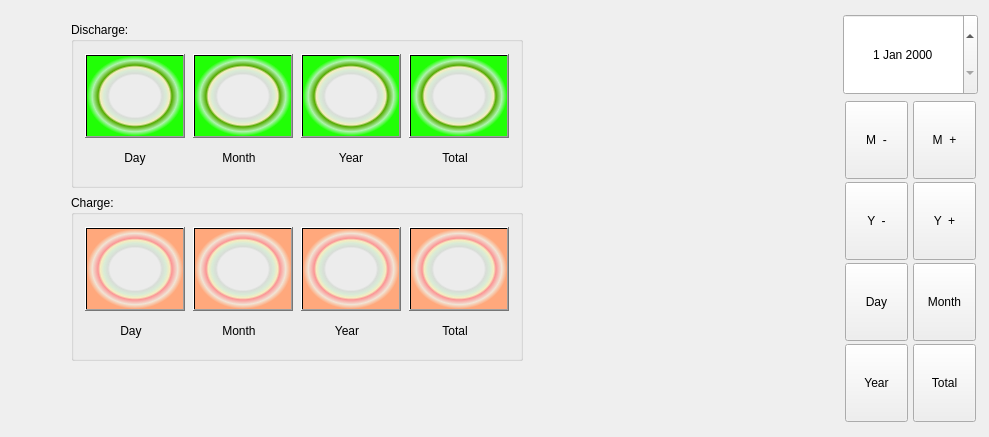
         <widget class="QWidget" name="DataReport_page">
          <attribute name="title">
           <string>Data report</string>
          </attribute>
          <layout class="QGridLayout" name="gridLayout_11">
           <item row="0" column="0">
            <layout class="QHBoxLayout" name="horizontalLayout_23" stretch="10,1">
             <property name="spacing">
              <number>3</number>
             </property>
             <item>
              <widget class="QStackedWidget" name="Report_tab">
               <property name="minimumSize">
                <size>
                 <width>829</width>
                 <height>415</height>
                </size>
               </property>
               <property name="maximumSize">
                <size>
                 <width>829</width>
                 <height>415</height>
                </size>
               </property>
               <property name="currentIndex">
                <number>3</number>
               </property>
               <widget class="QWidget" name="Report_tabPage_D"/>
               <widget class="QWidget" name="Report_tabPage_M"/>
               <widget class="QWidget" name="Report_tabPage_Y"/>
               <widget class="QWidget" name="Report_tabPage_T">
                <widget class="QWidget" name="verticalLayoutWidget_5">
                 <property name="geometry">
                  <rect>
                   <x>60</x>
                   <y>10</y>
                   <width>454</width>
                   <height>343</height>
                  </rect>
                 </property>
                 <layout class="QVBoxLayout" name="verticalLayout_2">
                  <item>
                   <widget class="QGroupBox" name="groupBox_4">
                    <property name="minimumSize">
                     <size>
                      <width>452</width>
                      <height>166</height>
                     </size>
                    </property>
                    <property name="maximumSize">
                     <size>
                      <width>452</width>
                      <height>166</height>
                     </size>
                    </property>
                    <property name="title">
                     <string>Discharge:</string>
                    </property>
                    <layout class="QGridLayout" name="gridLayout_9">
                     <item row="0" column="0">
                      <layout class="QVBoxLayout" name="verticalLayout_31" stretch="3,1">
                       <item>
                        <widget class="QPushButton" name="Dis_D">
                         <property name="minimumSize">
                          <size>
                           <width>100</width>
                           <height>84</height>
                          </size>
                         </property>
                         <property name="maximumSize">
                          <size>
                           <width>100</width>
                           <height>84</height>
                          </size>
                         </property>
                         <property name="styleSheet">
                          <string notr="true">background-color: qradialgradient(spread:pad, cx:0.5, cy:0.5, radius:0.5, fx:0.5, fy:0.5, stop:0 rgba(0, 0, 0, 0), stop:0.52 rgba(0, 0, 0, 0), stop:0.565 rgba(82, 121, 76, 33), stop:0.65 rgba(159, 235, 148, 64), stop:0.721925 rgba(255, 238, 150, 129), stop:0.77 rgba(85, 170, 0, 255), stop:0.89 rgba(79, 255, 76, 100), stop:1 rgba(33, 255, 6, 255));</string>
                         </property>
                         <property name="text">
                          <string/>
                         </property>
                        </widget>
                       </item>
                       <item>
                        <widget class="QLabel" name="label_200">
                         <property name="minimumSize">
                          <size>
                           <width>92</width>
                           <height>28</height>
                          </size>
                         </property>
                         <property name="maximumSize">
                          <size>
                           <width>100</width>
                           <height>28</height>
                          </size>
                         </property>
                         <property name="layoutDirection">
                          <enum>Qt::LeftToRight</enum>
                         </property>
                         <property name="frameShape">
                          <enum>QFrame::NoFrame</enum>
                         </property>
                         <property name="text">
                          <string>Day</string>
                         </property>
                         <property name="textFormat">
                          <enum>Qt::AutoText</enum>
                         </property>
                         <property name="alignment">
                          <set>Qt::AlignCenter</set>
                         </property>
                        </widget>
                       </item>
                      </layout>
                     </item>
                     <item row="0" column="1">
                      <layout class="QVBoxLayout" name="verticalLayout_30" stretch="3,1">
                       <item>
                        <widget class="QPushButton" name="Dis_M">
                         <property name="minimumSize">
                          <size>
                           <width>100</width>
                           <height>84</height>
                          </size>
                         </property>
                         <property name="maximumSize">
                          <size>
                           <width>100</width>
                           <height>84</height>
                          </size>
                         </property>
                         <property name="styleSheet">
                          <string notr="true">background-color: qradialgradient(spread:pad, cx:0.5, cy:0.5, radius:0.5, fx:0.5, fy:0.5, stop:0 rgba(0, 0, 0, 0), stop:0.52 rgba(0, 0, 0, 0), stop:0.565 rgba(82, 121, 76, 33), stop:0.65 rgba(159, 235, 148, 64), stop:0.721925 rgba(255, 238, 150, 129), stop:0.77 rgba(85, 170, 0, 255), stop:0.89 rgba(79, 255, 76, 100), stop:1 rgba(33, 255, 6, 255));</string>
                         </property>
                         <property name="text">
                          <string/>
                         </property>
                        </widget>
                       </item>
                       <item>
                        <widget class="QLabel" name="label_3">
                         <property name="minimumSize">
                          <size>
                           <width>92</width>
                           <height>28</height>
                          </size>
                         </property>
                         <property name="maximumSize">
                          <size>
                           <width>92</width>
                           <height>28</height>
                          </size>
                         </property>
                         <property name="text">
                          <string>Month</string>
                         </property>
                         <property name="alignment">
                          <set>Qt::AlignCenter</set>
                         </property>
                        </widget>
                       </item>
                      </layout>
                     </item>
                     <item row="0" column="2">
                      <layout class="QVBoxLayout" name="verticalLayout_22" stretch="3,1">
                       <item>
                        <widget class="QPushButton" name="Dis_Y">
                         <property name="minimumSize">
                          <size>
                           <width>100</width>
                           <height>84</height>
                          </size>
                         </property>
                         <property name="maximumSize">
                          <size>
                           <width>100</width>
                           <height>84</height>
                          </size>
                         </property>
                         <property name="styleSheet">
                          <string notr="true">background-color: qradialgradient(spread:pad, cx:0.5, cy:0.5, radius:0.5, fx:0.5, fy:0.5, stop:0 rgba(0, 0, 0, 0), stop:0.52 rgba(0, 0, 0, 0), stop:0.565 rgba(82, 121, 76, 33), stop:0.65 rgba(159, 235, 148, 64), stop:0.721925 rgba(255, 238, 150, 129), stop:0.77 rgba(85, 170, 0, 255), stop:0.89 rgba(79, 255, 76, 100), stop:1 rgba(33, 255, 6, 255));</string>
                         </property>
                         <property name="text">
                          <string/>
                         </property>
                        </widget>
                       </item>
                       <item>
                        <widget class="QLabel" name="label_4">
                         <property name="minimumSize">
                          <size>
                           <width>92</width>
                           <height>28</height>
                          </size>
                         </property>
                         <property name="maximumSize">
                          <size>
                           <width>100</width>
                           <height>28</height>
                          </size>
                         </property>
                         <property name="text">
                          <string>Year</string>
                         </property>
                         <property name="alignment">
                          <set>Qt::AlignCenter</set>
                         </property>
                        </widget>
                       </item>
                      </layout>
                     </item>
                     <item row="0" column="3">
                      <layout class="QVBoxLayout" name="verticalLayout_24" stretch="3,1">
                       <item>
                        <widget class="QPushButton" name="Dis_T">
                         <property name="minimumSize">
                          <size>
                           <width>100</width>
                           <height>84</height>
                          </size>
                         </property>
                         <property name="maximumSize">
                          <size>
                           <width>100</width>
                           <height>84</height>
                          </size>
                         </property>
                         <property name="styleSheet">
                          <string notr="true">background-color: qradialgradient(spread:pad, cx:0.5, cy:0.5, radius:0.5, fx:0.5, fy:0.5, stop:0 rgba(0, 0, 0, 0), stop:0.52 rgba(0, 0, 0, 0), stop:0.565 rgba(82, 121, 76, 33), stop:0.65 rgba(159, 235, 148, 64), stop:0.721925 rgba(255, 238, 150, 129), stop:0.77 rgba(85, 170, 0, 255), stop:0.89 rgba(79, 255, 76, 100), stop:1 rgba(33, 255, 6, 255));</string>
                         </property>
                         <property name="text">
                          <string/>
                         </property>
                        </widget>
                       </item>
                       <item>
                        <widget class="QLabel" name="lable5">
                         <property name="minimumSize">
                          <size>
                           <width>92</width>
                           <height>28</height>
                          </size>
                         </property>
                         <property name="maximumSize">
                          <size>
                           <width>92</width>
                           <height>28</height>
                          </size>
                         </property>
                         <property name="text">
                          <string>Total</string>
                         </property>
                         <property name="alignment">
                          <set>Qt::AlignCenter</set>
                         </property>
                        </widget>
                       </item>
                      </layout>
                     </item>
                    </layout>
                   </widget>
                  </item>
                  <item>
                   <widget class="QGroupBox" name="groupBox_6">
                    <property name="minimumSize">
                     <size>
                      <width>452</width>
                      <height>166</height>
                     </size>
                    </property>
                    <property name="maximumSize">
                     <size>
                      <width>452</width>
                      <height>166</height>
                     </size>
                    </property>
                    <property name="title">
                     <string>Charge:</string>
                    </property>
                    <layout class="QGridLayout" name="gridLayout_10">
                     <item row="0" column="0">
                      <layout class="QVBoxLayout" name="verticalLayout_36" stretch="3,1">
                       <item>
                        <widget class="QPushButton" name="Char_D">
                         <property name="minimumSize">
                          <size>
                           <width>100</width>
                           <height>84</height>
                          </size>
                         </property>
                         <property name="maximumSize">
                          <size>
                           <width>100</width>
                           <height>84</height>
                          </size>
                         </property>
                         <property name="styleSheet">
                          <string notr="true">background-color: qradialgradient(spread:pad, cx:0.5, cy:0.5, radius:0.5, fx:0.5, fy:0.5, stop:0 rgba(0, 0, 0, 0), stop:0.52 rgba(0, 0, 0, 0), stop:0.565 rgba(82, 121, 76, 33), stop:0.65 rgba(159, 235, 148, 64), stop:0.721925 rgba(255, 238, 150, 129), stop:0.77 rgba(255, 128, 128, 204), stop:0.89 rgba(255, 205,144, 64), stop:1 rgba(255, 168, 124, 255));</string>
                         </property>
                         <property name="text">
                          <string/>
                         </property>
                        </widget>
                       </item>
                       <item>
                        <widget class="QLabel" name="label_6">
                         <property name="minimumSize">
                          <size>
                           <width>92</width>
                           <height>28</height>
                          </size>
                         </property>
                         <property name="maximumSize">
                          <size>
                           <width>92</width>
                           <height>28</height>
                          </size>
                         </property>
                         <property name="text">
                          <string>Day</string>
                         </property>
                         <property name="alignment">
                          <set>Qt::AlignCenter</set>
                         </property>
                        </widget>
                       </item>
                      </layout>
                     </item>
                     <item row="0" column="1">
                      <layout class="QVBoxLayout" name="verticalLayout_35" stretch="3,1">
                       <item>
                        <widget class="QPushButton" name="Char_M">
                         <property name="minimumSize">
                          <size>
                           <width>100</width>
                           <height>84</height>
                          </size>
                         </property>
                         <property name="maximumSize">
                          <size>
                           <width>100</width>
                           <height>84</height>
                          </size>
                         </property>
                         <property name="styleSheet">
                          <string notr="true">background-color: qradialgradient(spread:pad, cx:0.5, cy:0.5, radius:0.5, fx:0.5, fy:0.5, stop:0 rgba(0, 0, 0, 0), stop:0.52 rgba(0, 0, 0, 0), stop:0.565 rgba(82, 121, 76, 33), stop:0.65 rgba(159, 235, 148, 64), stop:0.721925 rgba(255, 238, 150, 129), stop:0.77 rgba(255, 128, 128, 204), stop:0.89 rgba(255, 205,144, 64), stop:1 rgba(255, 168, 124, 255));</string>
                         </property>
                         <property name="text">
                          <string/>
                         </property>
                        </widget>
                       </item>
                       <item>
                        <widget class="QLabel" name="label_7">
                         <property name="minimumSize">
                          <size>
                           <width>92</width>
                           <height>28</height>
                          </size>
                         </property>
                         <property name="maximumSize">
                          <size>
                           <width>92</width>
                           <height>28</height>
                          </size>
                         </property>
                         <property name="text">
                          <string>Month</string>
                         </property>
                         <property name="alignment">
                          <set>Qt::AlignCenter</set>
                         </property>
                        </widget>
                       </item>
                      </layout>
                     </item>
                     <item row="0" column="2">
                      <layout class="QVBoxLayout" name="verticalLayout_34" stretch="3,1">
                       <item>
                        <widget class="QPushButton" name="Char_Y">
                         <property name="minimumSize">
                          <size>
                           <width>100</width>
                           <height>84</height>
                          </size>
                         </property>
                         <property name="maximumSize">
                          <size>
                           <width>100</width>
                           <height>84</height>
                          </size>
                         </property>
                         <property name="styleSheet">
                          <string notr="true">background-color: qradialgradient(spread:pad, cx:0.5, cy:0.5, radius:0.5, fx:0.5, fy:0.5, stop:0 rgba(0, 0, 0, 0), stop:0.52 rgba(0, 0, 0, 0), stop:0.565 rgba(82, 121, 76, 33), stop:0.65 rgba(159, 235, 148, 64), stop:0.721925 rgba(255, 238, 150, 129), stop:0.77 rgba(255, 128, 128, 204), stop:0.89 rgba(255, 205,144, 64), stop:1 rgba(255, 168, 124, 255));</string>
                         </property>
                         <property name="text">
                          <string/>
                         </property>
                        </widget>
                       </item>
                       <item>
                        <widget class="QLabel" name="label_8">
                         <property name="minimumSize">
                          <size>
                           <width>92</width>
                           <height>28</height>
                          </size>
                         </property>
                         <property name="maximumSize">
                          <size>
                           <width>92</width>
                           <height>28</height>
                          </size>
                         </property>
                         <property name="text">
                          <string>Year</string>
                         </property>
                         <property name="alignment">
                          <set>Qt::AlignCenter</set>
                         </property>
                        </widget>
                       </item>
                      </layout>
                     </item>
                     <item row="0" column="3">
                      <layout class="QVBoxLayout" name="verticalLayout_33" stretch="3,1">
                       <item>
                        <widget class="QPushButton" name="Char_T">
                         <property name="minimumSize">
                          <size>
                           <width>100</width>
                           <height>84</height>
                          </size>
                         </property>
                         <property name="maximumSize">
                          <size>
                           <width>100</width>
                           <height>84</height>
                          </size>
                         </property>
                         <property name="styleSheet">
                          <string notr="true">background-color: qradialgradient(spread:pad, cx:0.5, cy:0.5, radius:0.5, fx:0.5, fy:0.5, stop:0 rgba(0, 0, 0, 0), stop:0.52 rgba(0, 0, 0, 0), stop:0.565 rgba(82, 121, 76, 33), stop:0.65 rgba(159, 235, 148, 64), stop:0.721925 rgba(255, 238, 150, 129), stop:0.77 rgba(255, 128, 128, 204), stop:0.89 rgba(255, 205,144, 64), stop:1 rgba(255, 168, 124, 255));</string>
                         </property>
                         <property name="text">
                          <string/>
                         </property>
                        </widget>
                       </item>
                       <item>
                        <widget class="QLabel" name="label_9">
                         <property name="minimumSize">
                          <size>
                           <width>92</width>
                           <height>28</height>
                          </size>
                         </property>
                         <property name="maximumSize">
                          <size>
                           <width>92</width>
                           <height>28</height>
                          </size>
                         </property>
                         <property name="text">
                          <string>Total</string>
                         </property>
                         <property name="alignment">
                          <set>Qt::AlignCenter</set>
                         </property>
                        </widget>
                       </item>
                      </layout>
                     </item>
                    </layout>
                   </widget>
                  </item>
                 </layout>
                </widget>
               </widget>
              </widget>
             </item>
             <item>
              <layout class="QVBoxLayout" name="verticalLayout_17" stretch="1,4">
               <item>
                <widget class="QDateEdit" name="dateEdit">
                 <property name="minimumSize">
                  <size>
                   <width>135</width>
                   <height>81</height>
                  </size>
                 </property>
                 <property name="maximumSize">
                  <size>
                   <width>135</width>
                   <height>81</height>
                  </size>
                 </property>
                 <property name="alignment">
                  <set>Qt::AlignCenter</set>
                 </property>
                </widget>
               </item>
               <item>
                <layout class="QHBoxLayout" name="horizontalLayout_15">
                 <property name="spacing">
                  <number>3</number>
                 </property>
                 <item>
                  <layout class="QVBoxLayout" name="verticalLayout_18">
                   <item>
                    <widget class="QPushButton" name="Subtract_M">
                     <property name="minimumSize">
                      <size>
                       <width>63</width>
                       <height>78</height>
                      </size>
                     </property>
                     <property name="maximumSize">
                      <size>
                       <width>63</width>
                       <height>78</height>
                      </size>
                     </property>
                     <property name="text">
                      <string>M  -</string>
                     </property>
                    </widget>
                   </item>
                   <item>
                    <widget class="QPushButton" name="Subtract_Y">
                     <property name="minimumSize">
                      <size>
                       <width>63</width>
                       <height>78</height>
                      </size>
                     </property>
                     <property name="maximumSize">
                      <size>
                       <width>63</width>
                       <height>78</height>
                      </size>
                     </property>
                     <property name="text">
                      <string>Y  -</string>
                     </property>
                    </widget>
                   </item>
                   <item>
                    <widget class="QPushButton" name="Day_btn">
                     <property name="minimumSize">
                      <size>
                       <width>63</width>
                       <height>78</height>
                      </size>
                     </property>
                     <property name="maximumSize">
                      <size>
                       <width>63</width>
                       <height>78</height>
                      </size>
                     </property>
                     <property name="text">
                      <string>Day</string>
                     </property>
                    </widget>
                   </item>
                   <item>
                    <widget class="QPushButton" name="Year_btn">
                     <property name="minimumSize">
                      <size>
                       <width>63</width>
                       <height>78</height>
                      </size>
                     </property>
                     <property name="maximumSize">
                      <size>
                       <width>63</width>
                       <height>78</height>
                      </size>
                     </property>
                     <property name="text">
                      <string>Year</string>
                     </property>
                    </widget>
                   </item>
                  </layout>
                 </item>
                 <item>
                  <layout class="QVBoxLayout" name="verticalLayout_21">
                   <item>
                    <widget class="QPushButton" name="Add_M">
                     <property name="minimumSize">
                      <size>
                       <width>63</width>
                       <height>78</height>
                      </size>
                     </property>
                     <property name="maximumSize">
                      <size>
                       <width>63</width>
                       <height>78</height>
                      </size>
                     </property>
                     <property name="text">
                      <string>M  +</string>
                     </property>
                    </widget>
                   </item>
                   <item>
                    <widget class="QPushButton" name="Add_Y">
                     <property name="minimumSize">
                      <size>
                       <width>63</width>
                       <height>78</height>
                      </size>
                     </property>
                     <property name="maximumSize">
                      <size>
                       <width>63</width>
                       <height>78</height>
                      </size>
                     </property>
                     <property name="text">
                      <string>Y  +</string>
                     </property>
                    </widget>
                   </item>
                   <item>
                    <widget class="QPushButton" name="Month_btn">
                     <property name="minimumSize">
                      <size>
                       <width>63</width>
                       <height>78</height>
                      </size>
                     </property>
                     <property name="maximumSize">
                      <size>
                       <width>63</width>
                       <height>78</height>
                      </size>
                     </property>
                     <property name="text">
                      <string>Month</string>
                     </property>
                    </widget>
                   </item>
                   <item>
                    <widget class="QPushButton" name="Total_btn">
                     <property name="minimumSize">
                      <size>
                       <width>63</width>
                       <height>78</height>
                      </size>
                     </property>
                     <property name="maximumSize">
                      <size>
                       <width>63</width>
                       <height>78</height>
                      </size>
                     </property>
                     <property name="text">
                      <string>Total</string>
                     </property>
                    </widget>
                   </item>
                  </layout>
                 </item>
                </layout>
               </item>
              </layout>
             </item>
            </layout>
           </item>
          </layout>
         </widget>
